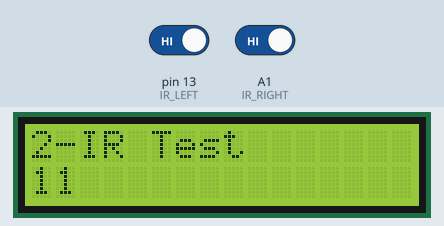
Bench run of a sketch on a simulated Arduino Uno, built with avr-gcc and run on an emulated ATmega328P. On the bench: 16×2 character LCD. The inputs (shaded band) are chosen by the test bench; at power-on: pin 13 (IR_LEFT) HIGH, A1 (IR_RIGHT) HIGH.

Above: at 1.2 s.
1.3 s: pin 13 (IR_LEFT) driven LOW
At 2.2 s:
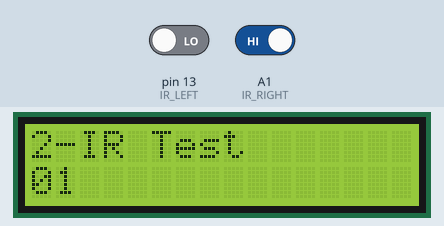
2.8 s: A1 (IR_RIGHT) driven LOW
At 4.0 s:
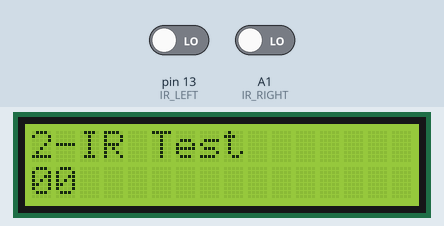
4.3 s: pin 13 (IR_LEFT) driven HIGH
At 5.1 s:
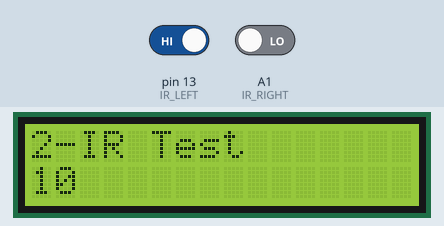
Timing chart, 0 to 7.3 s (numbered marks = the images above; inputs shaded):
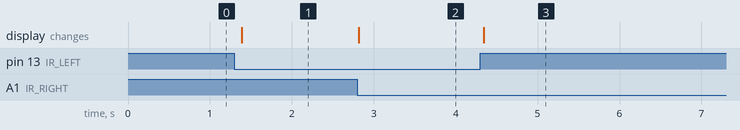

The sketch:

IR_test.ino
```cpp
#include <LiquidCrystal.h>

LiquidCrystal lcd(8, 9, 4, 5, 6, 7);

// IR pins
int IR_LEFT  = 13;
int IR_RIGHT = A1;

void setup() {
  lcd.begin(16, 2);
  lcd.print("2-IR Test");

  pinMode(IR_LEFT, INPUT);
  pinMode(IR_RIGHT, INPUT);
}

void loop() {
  int leftValue  = digitalRead(IR_LEFT);   // 1 = white, 0 = black
  int rightValue = digitalRead(IR_RIGHT);

  // -------------------------
  // Display as 0/1 like "10"
  // -------------------------
  lcd.setCursor(0,1);
  lcd.print(leftValue);
  lcd.print(rightValue);
  lcd.print("          "); // clear leftover chars

  delay(100);
}
```

Measured:
- after the input at 1.3 s, the display: changes after 0.09 s (image 1)
- after the input at 2.8 s, the display: changes at once (image 2)
- after the input at 4.3 s, the display: changes at once (image 3)
